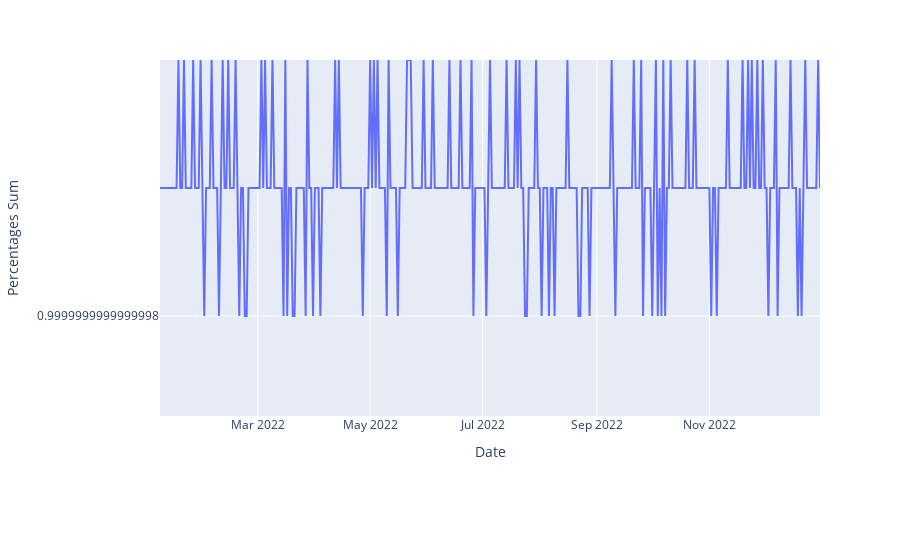

Notebook code for this chart:
### Markdown cell above
根据compositional data的样本空间要求，我们有必要将数据进行归一化

### Code cell
for i in range(len(df)):
    if df.loc[i, 'If sum == 100'] == False:
        for j in timess:
            df.loc[i, j] = 1/df.loc[i, 'Percentages Sum']*df.loc[i, j]


df['Percentages Sum'] = 0
for i in timess:
    df['Percentages Sum'] += df[i]

df['If sum == 1'] = df['Percentages Sum'] == 1

fig = px.line(df, x='Date', y='Percentages Sum')
fig.show()

### Figure 1 — Plotly figure (JSON) as saved in the notebook; plotly's stock layout.template omitted (floating-point values rounded to 4 significant figures; data arrays with more than 128 entries replaced by an {"elided": "..."} marker saying what was removed)
{"data": [{"hovertemplate": "Date=%{x}<br>Percentages Sum=%{y}<extra></extra>", "legendgroup": "", "line": {"color": "#636efa", "dash": "solid"}, "marker": {"symbol": "circle"}, "mode": "lines", "name": "", "orientation": "v", "showlegend": false, "type": "scatter", "x": {"elided": "359 str values"}, "xaxis": "x", "y": {"elided": "359 float values"}, "yaxis": "y"}], "layout": {"legend": {"tracegroupgap": 0}, "margin": {"t": 60}, "xaxis": {"anchor": "y", "domain": [0, 1], "title": {"text": "Date"}}, "yaxis": {"anchor": "x", "domain": [0, 1], "title": {"text": "Percentages Sum"}}}}
